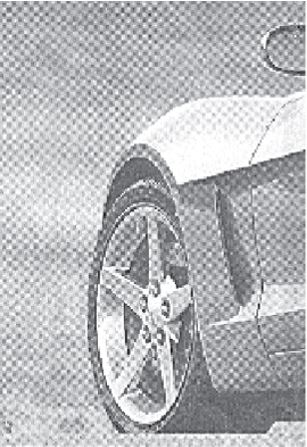
#> input picture DIP/HW3/480548_newspaper.tif, 307 x 447 px
$ python hw3_notch.py
#> lines starting #> are read from the running program, lines starting #| are printed output that depends on the picture
import numpy as np
import cv2
import matplotlib.pyplot as plt
from matplotlib.colors import LogNorm

img_newspaper = cv2.imread("480548_newspaper.tif", cv2.IMREAD_GRAYSCALE)
#> img_newspaper: shape (447, 307); min 10, max 255, mean 183.8
fft_img = np.fft.fft2(img_newspaper)
spec_img = np.fft.fftshift(fft_img)
plt.imshow(np.abs(spec_img), norm=LogNorm(vmin=5))
plt.show()
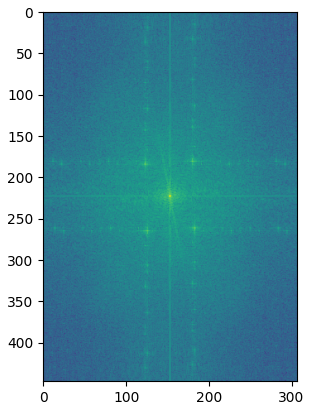
#> figure drawn by matplotlib, 1 panel
reject_filter = np.ones(img_newspaper.shape)
reject_filter[:, 120:130] = 0
reject_filter[:, 175:185] = 0
reject_filter[190:255, 120:130] = 1
reject_filter[190:255, 175:185] = 1
reject_filter[170:190, :] = 0
reject_filter[255:275, :] = 0
reject_filter[170:190, 130:175] = 1
reject_filter[255:275, 130:175] = 1
plt.imshow(reject_filter*255, "gray")
plt.show()
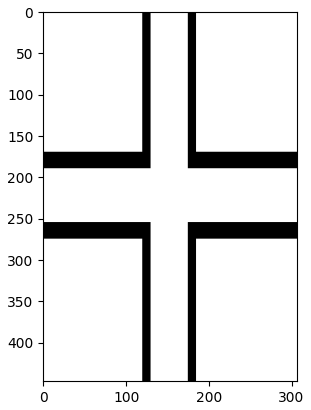
#> figure drawn by matplotlib, 1 panel
filter_spectrum = spec_img * reject_filter
filter_spectrum = np.fft.ifftshift(filter_spectrum)
result_img = np.fft.ifft2(filter_spectrum)
plt.imshow(np.abs(result_img), "gray")
plt.show()
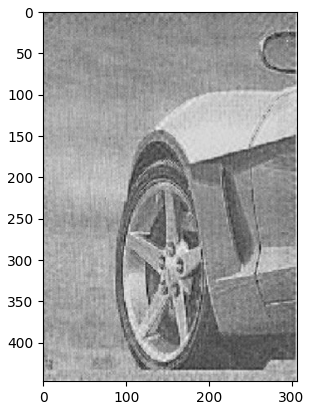
#> figure drawn by matplotlib, 1 panel

img_cassini = cv2.imread("480548_cassini.tif", cv2.IMREAD_GRAYSCALE)
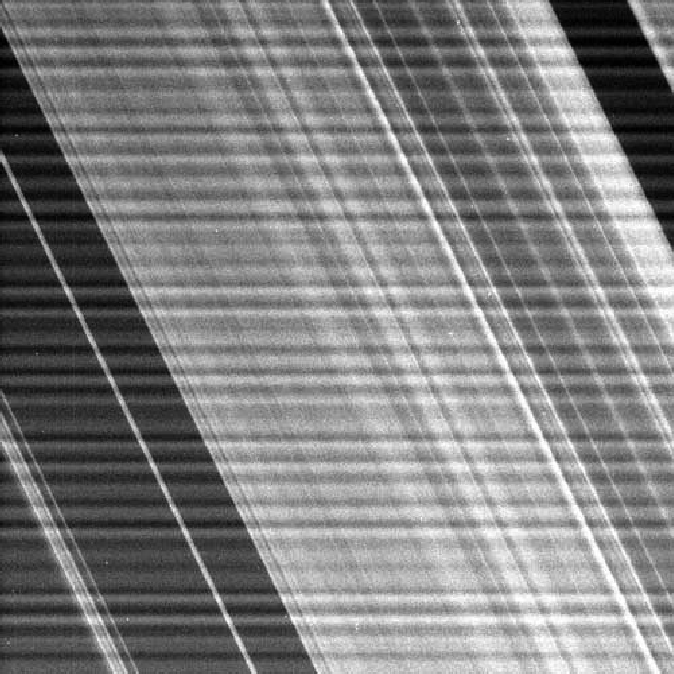
#> input picture DIP/HW3/480548_cassini.tif, 674 x 674 px
#> img_cassini is the input picture: shape (674, 674); min 0, max 255, mean 127.9
fft_img = np.fft.fft2(img_cassini)
spec_img = np.fft.fftshift(fft_img)
plt.imshow(np.abs(spec_img), norm=LogNorm(vmin=5))
plt.show()
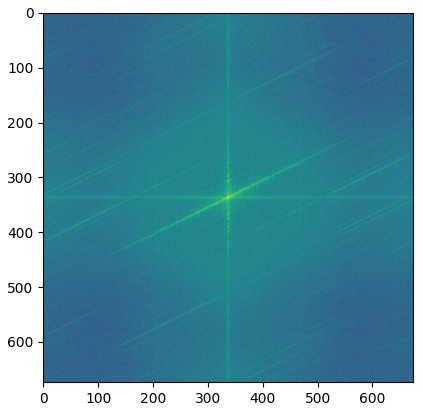
#> figure drawn by matplotlib, 1 panel
reject_filter = np.ones(img_cassini.shape)
reject_filter[:, 335:339] = 0
reject_filter[330:350, 335:339] = 1
plt.imshow(reject_filter*255, "gray")
plt.show()
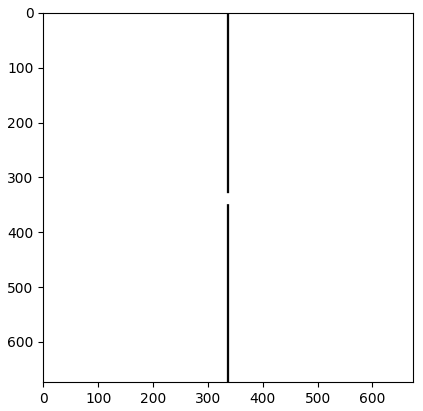
#> figure drawn by matplotlib, 1 panel
filter_spectrum = spec_img * reject_filter
filter_spectrum = np.fft.ifftshift(filter_spectrum)
result_img = np.fft.ifft2(filter_spectrum)
plt.imshow(np.abs(result_img), "gray")
plt.show()
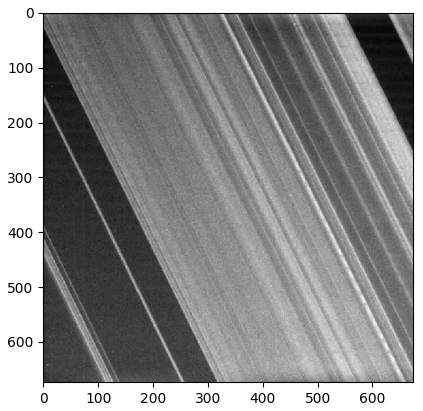
#> figure drawn by matplotlib, 1 panel
